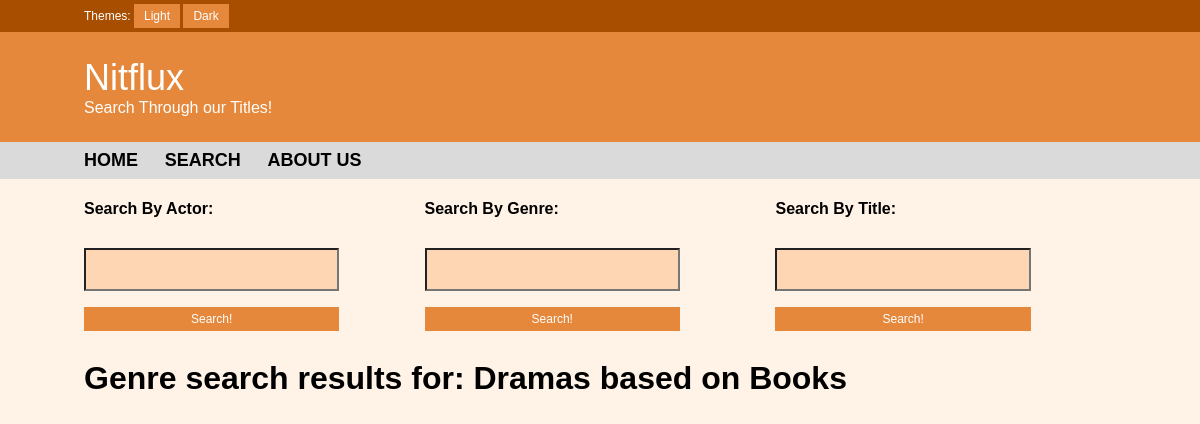
The app's page /search.php?genre=+Dramas+based+on+Books, older data.
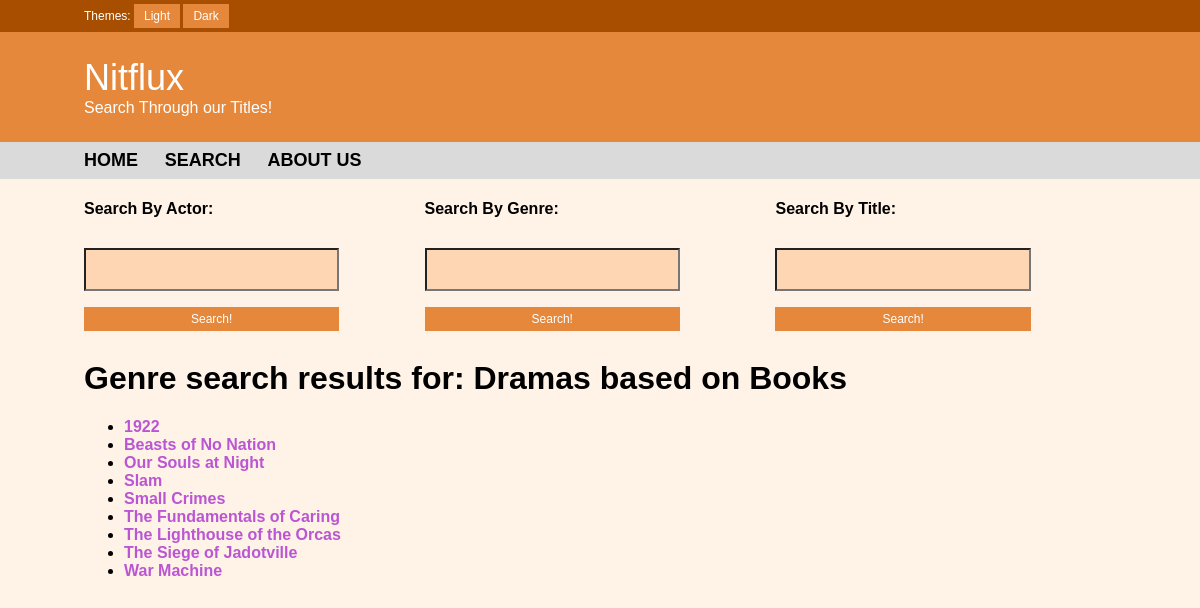
The same page, newer data.
### tables this page shows
CREATE TABLE `genres` (
  `genre` varchar(48) NOT NULL,
  `name` varchar(200) NOT NULL
);

### search.php (the view, shortened to what this page needs)
<!DOCTYPE html>
<html>
<head>
  <link rel="stylesheet" type="text/css" href="style.css">
</head>
<body onload="checkCookie()">
<div id="loginbar" class="loginbar">
  Themes:
  <button type="button" class="mybutton" onclick="switchLight()">Light</button>
  <button type="button" class="mybutton" onclick="switchDark()">Dark</button>
</div>
  <div id="titlebar" class="titlebar">
    <span style="font-size: 36px">Nitflux&nbsp;</span>
    <br>
    <span style="font-size: 16px">Search Through our Titles!</span>
</div>
<div id="menubar" class="menubar">
  <a href="./index.html" class="menulink">home</a>
  <a href="./search.php" class="menulink">search</a>
  <a href="./about.html" class="menulink">about us</a>
</div>
<div id="titles" class="main">
<div class="column-left">
<span><h4>Search By Actor:</h4>
<form action="search.php" method="GET">
  <input class="input" type="text" name="actor" >
  <br>
  <input class="mybutton" type="submit" value="Search!">
</form></div>
<div class="column-center">
<h4>Search By Genre:</h4>
<form action="search.php" method="GET">
  <input class="input" type="text" name="genre" >
  <br>
  <input class="mybutton" type="submit" value="Search!">
</form></span></div>
<div class="column-right">
<h4>Search By Title:</h4>
<form action="search.php" method="GET">
  <input class="input" type="text" name="movie" >
  <br>
  <input class="mybutton" type="submit" value="Search!">
</form></span></div>
<?php
  if(isset($_GET['actor'])) {
    echo "<h1>Actor search results for: " . $_GET['actor'] . "</h1>";
  }
  else if (isset($_GET['genre'])) {
    echo "<h1>Genre search results for: " . $_GET['genre'] . "</h1>";
  }
?>
<ul><?php
    try {
      $db = getDB();
      if(isset($_GET['actor'])) {
        $actor = addslashes($_GET['actor']);
        $sql = "SELECT name FROM actors WHERE actor LIKE '%" . $actor . "%' ORDER by name";
      }
      else if (isset($_GET['genre'])) {
        $genre = addslashes($_GET['genre']);
        $sql = "SELECT name FROM genres WHERE genre LIKE '%" . $genre . "%' ORDER by name";
      }
      $stmt = $db->query($sql);
    } catch(PDOException $e) {
      echo '{"error":{"text":'. $e->getMessage() .'}}';
    }
    foreach ($stmt as $row) {
      $movie = $row['name'];
      $urlMovie = urlencode($movie);
      echo "<li><a class=\"bloglink\" href=\"http://localhost/nitflux/entry.php?movie="
       . $urlMovie . "\">" .  $movie . "</a></li>";
    }
  ?></ul>
</div>
</body>
</html>

Row changes from the older to the newer data that the page shows:
added genres: name "1922"
added genres: name "Beasts of No Nation"
added genres: name "Our Souls at Night"
added genres: name "Slam"
added genres: name "Small Crimes"
added genres: name "The Fundamentals of Caring"
added genres: name "The Lighthouse of the Orcas"
added genres: name "The Siege of Jadotville"
added genres: name "War Machine"
